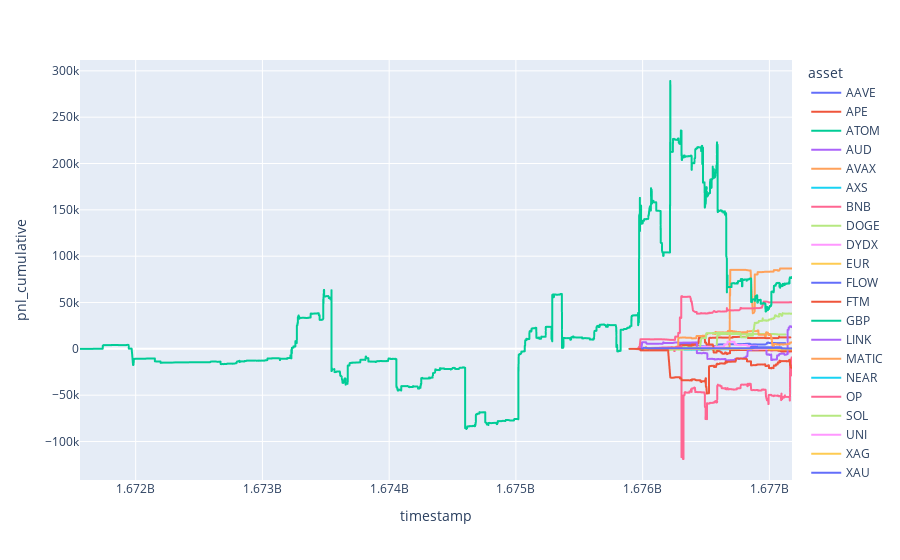

The cell this chart's notebook holds for it:
### Code cell
px.line(
    df_market_pnl,
    x='timestamp',
    y='pnl_cumulative',
    color='asset'
)
